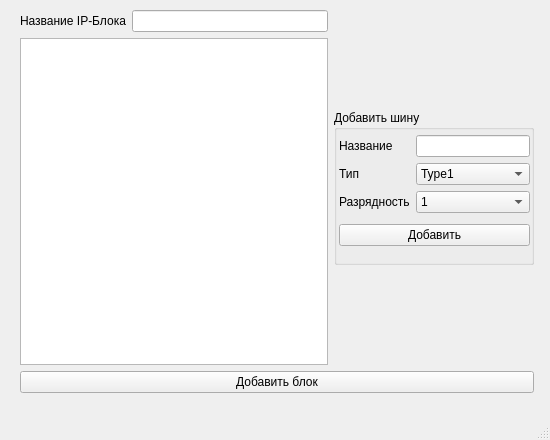
<?xml version="1.0" encoding="UTF-8"?>
<ui version="4.0">
 <class>MainWindowBlock</class>
 <widget class="QMainWindow" name="MainWindowBlock">
  <property name="geometry">
   <rect>
    <x>0</x>
    <y>0</y>
    <width>550</width>
    <height>440</height>
   </rect>
  </property>
  <property name="windowTitle">
   <string>MainWindow</string>
  </property>
  <widget class="QWidget" name="centralwidget">
   <widget class="QWidget" name="verticalLayoutWidget_5">
    <property name="geometry">
     <rect>
      <x>20</x>
      <y>10</y>
      <width>514</width>
      <height>383</height>
     </rect>
    </property>
    <layout class="QVBoxLayout" name="verticalLayout_5">
     <item>
      <layout class="QHBoxLayout" name="horizontalLayout_3">
       <item>
        <layout class="QVBoxLayout" name="verticalLayout">
         <item>
          <layout class="QHBoxLayout" name="horizontalLayout">
           <item>
            <widget class="QLabel" name="label">
             <property name="text">
              <string>Название IP-Блока</string>
             </property>
            </widget>
           </item>
           <item>
            <widget class="QLineEdit" name="lineEdit"/>
           </item>
          </layout>
         </item>
         <item>
          <widget class="QTableWidget" name="tableWidget">
           <property name="minimumSize">
            <size>
             <width>300</width>
             <height>0</height>
            </size>
           </property>
          </widget>
         </item>
        </layout>
       </item>
       <item>
        <layout class="QVBoxLayout" name="verticalLayout_4">
         <property name="topMargin">
          <number>100</number>
         </property>
         <property name="bottomMargin">
          <number>100</number>
         </property>
         <item>
          <widget class="QGroupBox" name="groupBox">
           <property name="minimumSize">
            <size>
             <width>200</width>
             <height>150</height>
            </size>
           </property>
           <property name="title">
            <string>Добавить шину</string>
           </property>
           <widget class="QWidget" name="verticalLayoutWidget_6">
            <property name="geometry">
             <rect>
              <x>5</x>
              <y>20</y>
              <width>191</width>
              <height>121</height>
             </rect>
            </property>
            <layout class="QVBoxLayout" name="verticalLayout_6">
             <item>
              <layout class="QHBoxLayout" name="horizontalLayout_2">
               <item>
                <layout class="QVBoxLayout" name="verticalLayout_3">
                 <item>
                  <widget class="QLabel" name="label_2">
                   <property name="text">
                    <string>Название</string>
                   </property>
                  </widget>
                 </item>
                 <item>
                  <widget class="QLabel" name="label_3">
                   <property name="text">
                    <string>Тип</string>
                   </property>
                  </widget>
                 </item>
                 <item>
                  <widget class="QLabel" name="label_4">
                   <property name="text">
                    <string>Разрядность</string>
                   </property>
                  </widget>
                 </item>
                </layout>
               </item>
               <item>
                <layout class="QVBoxLayout" name="verticalLayout_2">
                 <item>
                  <widget class="QLineEdit" name="lineEdit_2"/>
                 </item>
                 <item>
                  <widget class="QComboBox" name="comboBox">
                   <item>
                    <property name="text">
                     <string>Type1</string>
                    </property>
                   </item>
                   <item>
                    <property name="text">
                     <string>Type2</string>
                    </property>
                   </item>
                   <item>
                    <property name="text">
                     <string>Type3</string>
                    </property>
                   </item>
                  </widget>
                 </item>
                 <item>
                  <widget class="QComboBox" name="comboBox_2">
                   <item>
                    <property name="text">
                     <string>1</string>
                    </property>
                   </item>
                   <item>
                    <property name="text">
                     <string>2</string>
                    </property>
                   </item>
                   <item>
                    <property name="text">
                     <string>4</string>
                    </property>
                   </item>
                   <item>
                    <property name="text">
                     <string>8</string>
                    </property>
                   </item>
                   <item>
                    <property name="text">
                     <string>16</string>
                    </property>
                   </item>
                   <item>
                    <property name="text">
                     <string>32</string>
                    </property>
                   </item>
                   <item>
                    <property name="text">
                     <string>64</string>
                    </property>
                   </item>
                  </widget>
                 </item>
                </layout>
               </item>
              </layout>
             </item>
             <item>
              <widget class="QPushButton" name="pushButton">
               <property name="text">
                <string>Добавить</string>
               </property>
              </widget>
             </item>
            </layout>
           </widget>
          </widget>
         </item>
        </layout>
       </item>
      </layout>
     </item>
     <item>
      <widget class="QPushButton" name="pushButton_2">
       <property name="text">
        <string>Добавить блок</string>
       </property>
      </widget>
     </item>
    </layout>
   </widget>
  </widget>
  <widget class="QMenuBar" name="menubar">
   <property name="geometry">
    <rect>
     <x>0</x>
     <y>0</y>
     <width>550</width>
     <height>21</height>
    </rect>
   </property>
  </widget>
  <widget class="QStatusBar" name="statusbar"/>
 </widget>
 <resources/>
 <connections/>
</ui>
